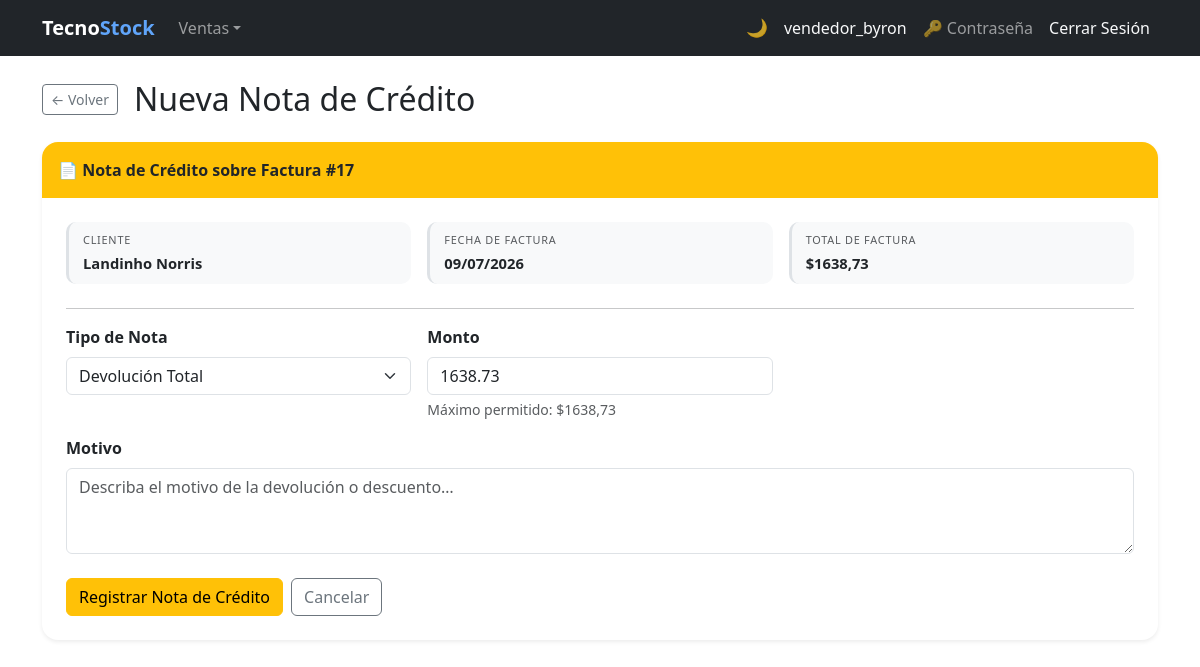
Page /invoices/17/credit-note/ (signed in) on the committed database.
### billing/models.py (models this page shows, shortened)
class Invoice(models.Model):
    BORRADOR = 0
    EMITIDA  = 1
    ANULADA  = 2
    ESTADO_CHOICES = [
        (BORRADOR, 'Borrador'),
        (EMITIDA,  'Emitida'),
        (ANULADA,  'Anulada'),
    ]
    PENDIENTE = 'PENDIENTE'
    PAGADA    = 'PAGADA'
    ESTADO_COBRO_CHOICES = [
        (PENDIENTE, 'Pendiente'),
        (PAGADA,    'Pagada'),
    ]
    CONTADO = 'contado'
    CREDITO = 'credito'
    TIPO_PAGO_CHOICES = [
        (CONTADO, 'Contado'),
        (CREDITO, 'Crédito'),
    ]
    customer     = models.ForeignKey(Customer, on_delete=models.PROTECT, related_name='invoices')
    invoice_date = models.DateTimeField(auto_now_add=True)
    subtotal     = models.DecimalField(max_digits=12, decimal_places=2, default=0)
    tax          = models.DecimalField(max_digits=12, decimal_places=2, default=0)
    total        = models.DecimalField(max_digits=12, decimal_places=2, default=0)
    estado       = models.PositiveSmallIntegerField(
                       choices=ESTADO_CHOICES, default=BORRADOR, verbose_name='Estado')
    is_active    = models.BooleanField(default=True)
    PAYMENT_CHOICES = [('card', 'Tarjeta'), ('paypal', 'PayPal')]
    payment_method  = models.CharField(
                          max_length=10, choices=PAYMENT_CHOICES, null=True, blank=True,
                          verbose_name='Método de pago')
    paypal_order_id = models.CharField(max_length=64, null=True, blank=True)
    paypal_capture_id = models.CharField(
        max_length=120,
        blank=True,
        null=True
    )
    paypal_status = models.CharField(
        max_length=30,
        blank=True,
        null=True
    )
    paid_at = models.DateTimeField(
        blank=True,
        null=True
    )
    sri_status = models.CharField(
        max_length=20,
        blank=True,
        null=True
    )
    sri_authorization = models.CharField(
        max_length=120,
        blank=True,
        null=True
    )
    saldo        = models.DecimalField(
                       max_digits=12, decimal_places=2, default=0,
                       verbose_name='Saldo pendiente de cobro')
    estado_cobro = models.CharField(
                       max_length=10, choices=ESTADO_COBRO_CHOICES,
                       default=PENDIENTE, verbose_name='Estado de cobro')
    tipo_pago    = models.CharField(
                       max_length=10, choices=TIPO_PAGO_CHOICES,
                       default=CREDITO, verbose_name='Tipo de pago')
    class Meta:
        ordering = ['-invoice_date']
    @property
    def can_credit_note(self): return self.estado == self.EMITIDA

class Customer(models.Model):
    user       = models.OneToOneField(
                     settings.AUTH_USER_MODEL, null=True, blank=True,
                     on_delete=models.SET_NULL, related_name='customer_account',
                     verbose_name='Cuenta de usuario')
    dni        = models.CharField(max_length=13, unique=True, verbose_name='DNI/RUC', validators=[validate_cedula_ec])
    first_name = models.CharField(max_length=100)
    last_name  = models.CharField(max_length=100)
    email      = models.EmailField(blank=True, null=True)
    phone      = models.CharField(max_length=20, blank=True, null=True)
    address    = models.TextField(blank=True, null=True)
    photo      = models.ImageField(upload_to='customer/', blank=True, null=True, verbose_name='Foto')
    is_active  = models.BooleanField(default=True)
    created_at = models.DateTimeField(auto_now_add=True)
    updated_at = models.DateTimeField(auto_now=True)
    class Meta:
        ordering = ['last_name', 'first_name']
    @property
    def full_name(self): return f'{self.first_name} {self.last_name}'

### billing/views.py (the view)
# urls.py: path('invoices/<int:pk>/credit-note/', views.credit_note_create, name='credit_note_create'),
@login_required
def credit_note_create(request, pk):
    invoice = get_object_or_404(Invoice, pk=pk)
    if not invoice.can_credit_note:
        messages.error(request, 'Solo se pueden crear notas de crédito sobre facturas emitidas.')
        return redirect('billing:invoice_detail', pk=pk)
    if request.method == 'POST':
        form = CreditNoteForm(request.POST)
        if form.is_valid():
            note         = form.save(commit=False)
            note.invoice = invoice
            note.save()
            messages.success(request,
                f'Nota de Crédito NC-{note.id} registrada sobre Factura #{invoice.id}.')
            return redirect('billing:invoice_detail', pk=invoice.pk)
    else:
        form = CreditNoteForm(initial={
            'amount': invoice.total,
            'tipo':   CreditNote.TIPO_TOTAL,
        })
    return render(request, 'billing/credit_note_form.html', {
        'form': form, 'invoice': invoice,
    })

### billing/forms.py
class CreditNoteForm(forms.ModelForm):
    class Meta:
        model  = CreditNote
        fields = ['tipo', 'amount', 'reason']
        labels = {
            'tipo':   'Tipo de Nota',
            'amount': 'Monto',
            'reason': 'Motivo',
        }
        widgets = {
            'tipo':   forms.Select(attrs={'class': 'form-select'}),
            'amount': forms.NumberInput(attrs={'class': 'form-control', 'step': '0.01', 'min': '0.01'}),
            'reason': forms.Textarea(attrs={'class': 'form-control', 'rows': 3,
                                            'placeholder': 'Describa el motivo de la devolución o descuento…'}),
        }

### security/templatetags/security_tags.py (called while the page is built)
@register.filter(name='has_group')
def has_group(user, group_name):
    if not user.is_authenticated:
        return False
    if user.is_superuser:  # el superusuario ve todo
        return True
    return user.groups.filter(name=group_name).exists()

@register.filter(name='has_any_group')
def has_any_group(user):
    if not user.is_authenticated:
        return False
    if user.is_superuser:
        return True
    return user.groups.exists()

### billing/templates/billing/credit_note_form.html (shortened to what this page needs)
{% extends 'billing/base.html' %}
{% block content %}
<div class="d-flex align-items-center gap-3 mb-4">
  <a href="{% url 'billing:invoice_detail' invoice.pk %}" class="btn btn-outline-secondary btn-sm">&#8592; Volver</a>
  <h2 class="mb-0">Nueva Nota de Crédito</h2>
</div>
<div class="card border-0 shadow-sm rounded-4 overflow-hidden mb-4">
  <div class="card-header border-0 py-3 bg-warning">
    <span class="fw-bold text-dark">&#128196; Nota de Crédito sobre Factura #{{ invoice.id }}</span>
  </div>
  <div class="card-body p-4">
    <div class="row g-3 mb-4">
      <div class="col-md-4">
        <div class="dm-field">
          <small class="dm-label">Cliente</small>
          <div class="dm-value">{{ invoice.customer.full_name }}</div>
        </div>
      </div>
      <div class="col-md-4">
        <div class="dm-field">
          <small class="dm-label">Fecha de Factura</small>
          <div class="dm-value">{{ invoice.invoice_date|date:"d/m/Y" }}</div>
        </div>
      </div>
      <div class="col-md-4">
        <div class="dm-field">
          <small class="dm-label">Total de Factura</small>
          <div class="dm-value fw-bold">${{ invoice.total }}</div>
        </div>
      </div>
    </div>
    <hr>
    <form method="post">
      <div class="row g-3">
        <div class="col-md-4">
          <label class="form-label fw-semibold">{{ form.tipo.label }}</label>
          {{ form.tipo }}
        </div>
        <div class="col-md-4">
          <label class="form-label fw-semibold">{{ form.amount.label }}</label>
          {{ form.amount }}
          <div class="form-text">Máximo permitido: ${{ invoice.total }}</div>
        </div>
        <div class="col-12">
          <label class="form-label fw-semibold">{{ form.reason.label }}</label>
          {{ form.reason }}
        </div>
      </div>
      <div class="d-flex gap-2 mt-4">
        <button type="submit" class="btn btn-warning">Registrar Nota de Crédito</button>
        <a href="{% url 'billing:invoice_detail' invoice.pk %}" class="btn btn-outline-secondary">Cancelar</a>
      </div>
    </form>
  </div>
</div>
{% endblock %}

### billing/templates/billing/base.html (shortened to what this page needs)
{% load security_tags %}
<!DOCTYPE html>
<html lang="es">
<head>
  <link href="https://cdn.jsdelivr.net/npm/bootstrap@5.3.0/dist/css/bootstrap.min.css" rel="stylesheet">
</head>
<body>
<nav class="navbar navbar-expand-lg navbar-dark bg-dark">
  <div class="container">
    <a class="navbar-brand fw-bold" href="{% url 'billing:home' %}">Tecno<span class="nav-brand-accent">Stock</span></a>
    <div class="collapse navbar-collapse" id="nav">
      <ul class="navbar-nav me-auto">
        {% if user.is_authenticated %}
        <li class="nav-item dropdown">
          <a class="nav-link dropdown-toggle" href="#" role="button" data-bs-toggle="dropdown" aria-expanded="false">Ventas</a>
        </li>
        {% endif %}
      </ul>
      <ul class="navbar-nav align-items-center">
        <li class="nav-item"><button type="button" class="theme-toggle-btn" id="theme-toggle" onclick="toggleTheme()" title="Cambiar tema claro / oscuro"><span id="theme-icon">&#127769;</span></button></li>
        <li class="nav-item">{% if user.is_authenticated %}<a class="nav-link text-light" href="{% url 'billing:dashboard' %}">{{ user.username }}</a>{% endif %}</li>
        <li class="nav-item">{% if user.is_authenticated %}<a class="nav-link" href="{% url 'password_change' %}" title="Cambiar contraseña">&#128273; Contraseña</a>{% endif %}</li>
        <li class="nav-item">{% if user.is_authenticated %}<form method="post" action="{% url 'logout' %}" class="d-inline">{% csrf_token %}<button type="submit" class="nav-link btn btn-link text-light btn-nav-link">Cerrar Sesión</button></form>{% else %}<a class="nav-link" href="{% url 'login' %}">Iniciar Sesión</a>{% endif %}</li>
      </ul>
    </div>
  </div>
</nav>
<div class="container mt-4">
  {% block content %}{% endblock %}
</div>
</body>
</html>

### billing/templates/billing/base.html (style rules this page uses)
.dm-field { background: var(--bs-tertiary-bg); border-radius: 10px; padding: 10px 14px; border-left: 3px solid var(--bs-border-color); height: 100%; transition: border-color .2s; }
.dm-label { font-size: .68rem; text-transform: uppercase; letter-spacing: .07em; color: var(--bs-secondary-color); display: block; margin-bottom: 3px; }
.dm-value { font-size: .92rem; font-weight: 600; color: var(--bs-body-color); word-break: break-word; }
.btn-nav-link { text-decoration: none; }
.nav-brand-accent { color: #60a5fa; }
.theme-toggle-btn { background: none; border: none; cursor: pointer; font-size: 1.1rem; line-height: 1; padding: .375rem .5rem; border-radius: .375rem; transition: background .2s; color: rgba(255,255,255,.75); }

### rows in the picture
Invoice: id "17", customer.full_name "Landinho Norris", invoice_date "09/07/2026", total "1638,73"

### other values in the picture
{{ user.username }} "vendedor_byron"
